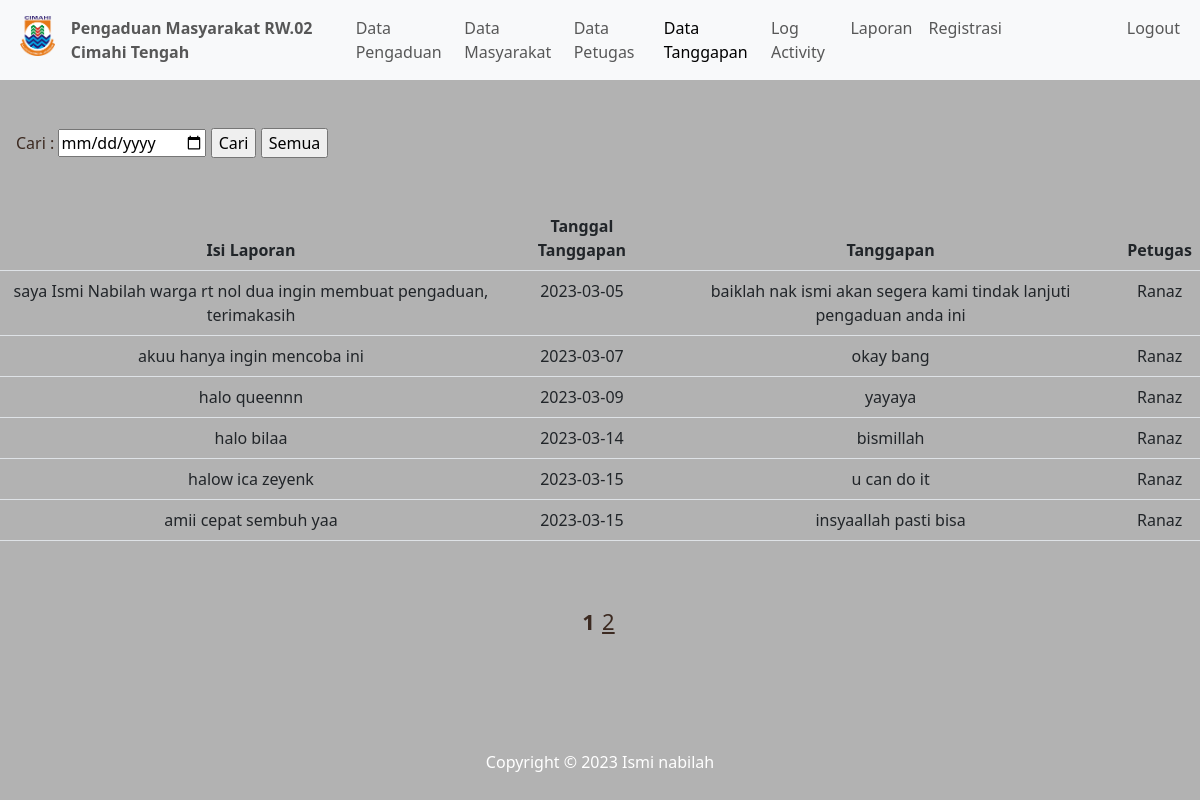
The app's page /admin/data_tanggapan_ismi.php with its own data.
### tables this page shows
CREATE TABLE `tb_tanggapan_ismi` (
  `id_tanggapan_ismi` int(11) NOT NULL,
  `id_pengaduan_ismi` int(11) NOT NULL,
  `tgl_tanggapan_ismi` date NOT NULL,
  `tanggapan_ismi` text NOT NULL,
  `id_petugas_ismi` int(11) NOT NULL
);

CREATE TABLE `tb_pengaduan_ismi` (
  `id_pengaduan_ismi` int(11) NOT NULL,
  `tgl_pengaduan_ismi` date NOT NULL,
  `nik_ismii` char(16) NOT NULL,
  `isi_laporan_ismi` text NOT NULL,
  `foto_ismi` varchar(255) NOT NULL,
  `status_ismi` enum('0','proses','selesai') NOT NULL
);

CREATE TABLE `tb_petugas_ismi` (
  `id_petugas_ismi` int(11) NOT NULL,
  `nama_petugas_ismi` varchar(35) NOT NULL,
  `username_petugas_ismi` varchar(25) NOT NULL,
  `password_petugas_ismi` varchar(32) NOT NULL,
  `telp_petugas_ismi` varchar(13) NOT NULL,
  `level_ismi` enum('admin','petugas') NOT NULL
);

### admin/data_tanggapan_ismi.php (the view, shortened to what this page needs)
<?php
include '../koneksi.php';
$jumlahPerHalaman_ismi = 6;
$halaman_ismi = isset($_GET['halaman']) ? $_GET['halaman'] : 1;
$awalData_ismi = ($halaman_ismi - 1) * $jumlahPerHalaman_ismi;
$queryJumlah_ismi = "SELECT COUNT(*) AS jumlah FROM tb_tanggapan_ismi";
$dataJumlah_ismi = mysqli_query($conn, $queryJumlah_ismi);
$jumlahData_ismi = mysqli_fetch_assoc($dataJumlah_ismi)['jumlah'];
$jumlahHalaman_ismi = ceil($jumlahData_ismi / $jumlahPerHalaman_ismi);
?>
<!DOCTYPE html>
<html lang="en">
<head>
    <link rel="stylesheet" href="../assets/bootstrap-5.3.0-alpha1-dist/css/bootstrap.min.css">
</head>
<body>
    <nav class="navbar navbar-expand-lg bg-body-tertiary">
        <div class="container-fluid">
            <div class="collapse navbar-collapse" id="navbarNavAltMarkup">
                <div class="navbar-nav">
                    <a class="nav-link" aria-current="page"><img src="../ismi_logo.jpg" class="max-h-50px logo-default" style="max-height: 40px" /></a>
                    <a class="nav-link"><b>Pengaduan Masyarakat RW.02 Cimahi Tengah</b></a>
                    <a class="nav-link" aria-current="page" href="admin_ismi.php">Data Pengaduan</a>
                    <a class="nav-link" aria-current="page" href="data_masyarakat_ismi.php">Data Masyarakat</a>
                    <a class="nav-link" aria-current="page" href="data_petugas_ismi.php">Data Petugas</a>
                    <a class="nav-link active" aria-current="page" href="data_tanggapan_ismi.php">Data Tanggapan</a>
                    <a class="nav-link" aria-current="page" href="log_ismi.php">Log Activity</a>
                    <a class="nav-link" aria-current="page" href="data_laporan_ismi.php">Laporan</a>
                    <a class="nav-link" aria-current="page" href="../registrasi_p_ismi.php">Registrasi</a>
                    <a class="nav-link" style="margin-left: 6.8rem;" href="../logout_ismi.php">Logout</a>
                </div>
            </div>
        </div>
    </nav><br>
    <br>
    <?php
    include '../koneksi.php';
    ?>
    <form action="" method="get">
        <label>Cari :</label>
        <input type="date" name="tgl" autocomplete="off">
        <input type="submit" name="cari" value="Cari">
        <input type="submit" name="semua" value="Semua">
    </form>
    <?php
    if (isset($_GET['cari'])) {
        date_default_timezone_set("Asia/Jakarta");
        $cari_ismi = $_GET['tgl'];
        $sql2 = "SELECT * FROM `tb_tanggapan_ismi` INNER JOIN tb_petugas_ismi on tb_tanggapan_ismi.id_petugas_ismi=tb_petugas_ismi.id_petugas_ismi INNER JOIN tb_pengaduan_ismi on tb_tanggapan_ismi.id_pengaduan_ismi = tb_pengaduan_ismi.id_pengaduan_ismi WHERE `tgl_tanggapan_ismi` = '$cari_ismi'";
        $role = mysqli_query($conn, $sql2);
        echo "<br><b>Hasil pencarian : </b>" . $cari_ismi . "<br>";
    } else {
        $sql2 = "SELECT * FROM `tb_tanggapan_ismi` INNER JOIN tb_petugas_ismi on tb_tanggapan_ismi.id_petugas_ismi=tb_petugas_ismi.id_petugas_ismi INNER JOIN tb_pengaduan_ismi on tb_tanggapan_ismi.id_pengaduan_ismi = tb_pengaduan_ismi.id_pengaduan_ismi LIMIT $awalData_ismi, $jumlahPerHalaman_ismi";
    }
    $role = mysqli_query($conn, $sql2);
    ?>
    <br><br>
    <center>
        <table class="table">
            <thead>
                <tr>
                    <th>Isi Laporan</th>
                    <th>Tanggal Tanggapan</th>
                    <th>Tanggapan</th>
                    <th>Petugas</th>
                </tr>
            </thead>
            <tbody>
                <?php foreach ($role as $row) : ?>
                    <tr>
                        <td><?= $row["isi_laporan_ismi"]; ?></td>
                        <td><?= $row["tgl_tanggapan_ismi"]; ?></td>
                        <td><?= $row["tanggapan_ismi"]; ?></td>
                        <td><?= $row["nama_petugas_ismi"]; ?></td>
                    </tr>
                <?php endforeach; ?>
            </tbody>
        </table>
    </center>
</body>
<center>
    <?php if ($jumlahHalaman_ismi > 1) : ?>
        <div style="margin-top: 4rem;">
            <?php for ($x_ismi = 1; $x_ismi <= $jumlahHalaman_ismi; $x_ismi++) : ?>
                <?php if ($x_ismi == $halaman_ismi) : ?>
                    <b style="color: #3C2A21 ; font-size: 22px;"><?php echo $x_ismi; ?></b>
                <?php else : ?>
                    <a href="?halaman=<?php echo $x_ismi; ?>" style="color: #3C2A21; text-align:center; border-color:#3C2A21 ; font-size: 22px; padding-left: 3px; padding-right: 3px"><?php echo $x_ismi; ?></a>
                <?php endif; ?>
            <?php endfor; ?>
        </div>
    <?php endif; ?>
</center>
<footer>
    <p>Copyright &copy; 2023 Ismi nabilah</p>
</footer>
</html>

### admin/data_tanggapan_ismi.php (style rules this page uses)
body { background-color: #B2B2B2; color: #3C2A21; }
nav a { text-decoration: none; color: #3C2A21; }
table { text-align: center; }
footer { background: #B2B2B2; display: flex; padding: 10px; justify-content: center; align-items: center; position: fixed; bottom: 0; left: 0; right: 0; }
p { color: white; }
form { margin-left: 1rem; }

### records on screen
tb_tanggapan_ismi: id_pengaduan_ismi.isi_laporan_ismi "saya Ismi Nabilah warga rt nol dua ingin membuat pengaduan, terimakasih", tgl_tanggapan_ismi "2023-03-05", tanggapan_ismi "baiklah nak ismi akan segera kami tindak lanjuti pengaduan anda ini", id_petugas_ismi.nama_petugas_ismi "Ranaz"
tb_tanggapan_ismi: id_pengaduan_ismi.isi_laporan_ismi "akuu hanya ingin mencoba ini", tgl_tanggapan_ismi "2023-03-07", tanggapan_ismi "okay bang", id_petugas_ismi.nama_petugas_ismi "Ranaz"
tb_tanggapan_ismi: id_pengaduan_ismi.isi_laporan_ismi "halo queennn", tgl_tanggapan_ismi "2023-03-09", tanggapan_ismi "yayaya", id_petugas_ismi.nama_petugas_ismi "Ranaz"
tb_tanggapan_ismi: id_pengaduan_ismi.isi_laporan_ismi "halo bilaa", tgl_tanggapan_ismi "2023-03-14", tanggapan_ismi "bismillah", id_petugas_ismi.nama_petugas_ismi "Ranaz"
tb_tanggapan_ismi: id_pengaduan_ismi.isi_laporan_ismi "halow ica zeyenk", tgl_tanggapan_ismi "2023-03-15", tanggapan_ismi "u can do it", id_petugas_ismi.nama_petugas_ismi "Ranaz"
tb_tanggapan_ismi: id_pengaduan_ismi.isi_laporan_ismi "amii cepat sembuh yaa", tgl_tanggapan_ismi "2023-03-15", tanggapan_ismi "insyaallah pasti bisa", id_petugas_ismi.nama_petugas_ismi "Ranaz"
